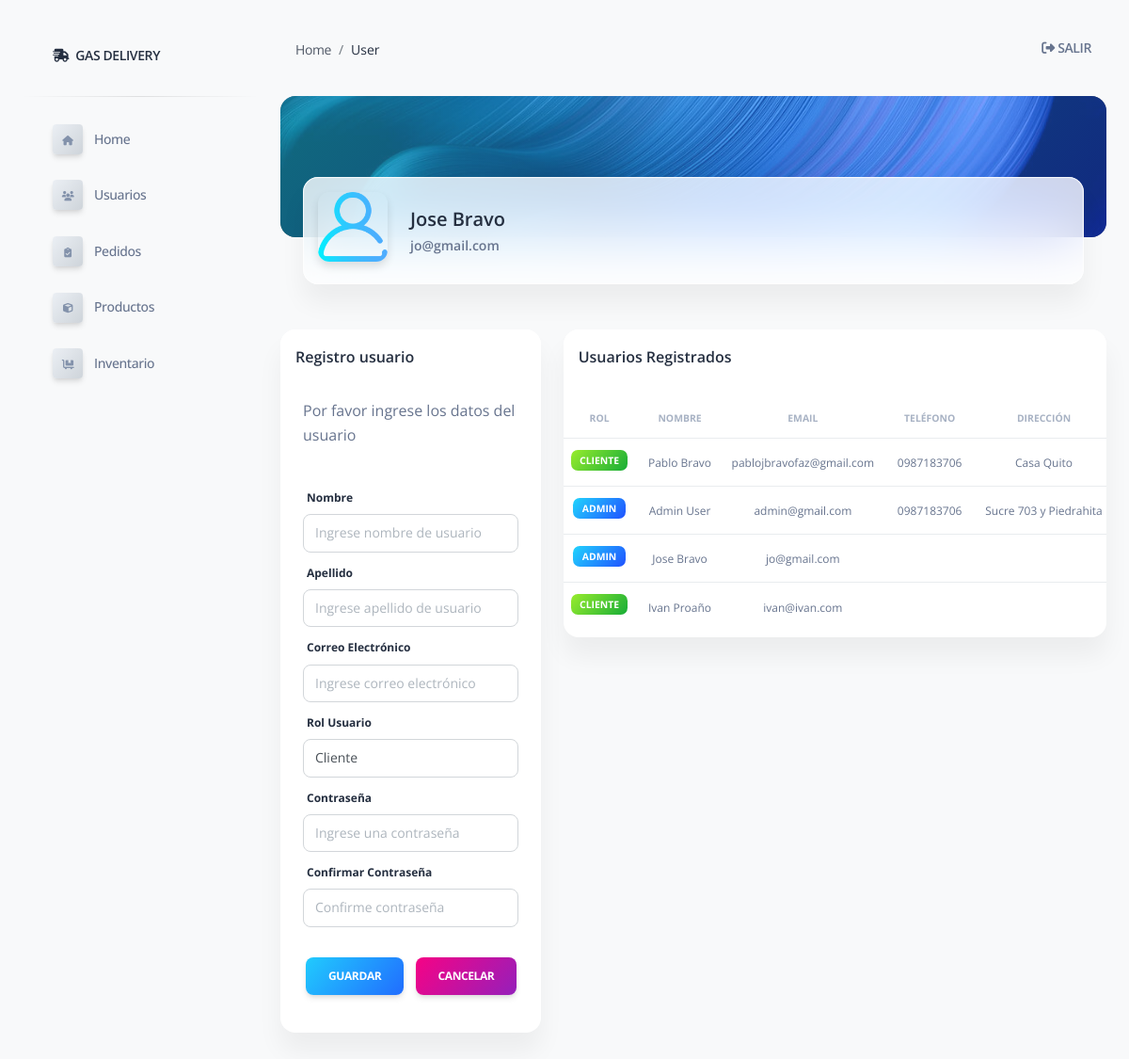
Before: /user/gestion_users (signed in) with the older database file.
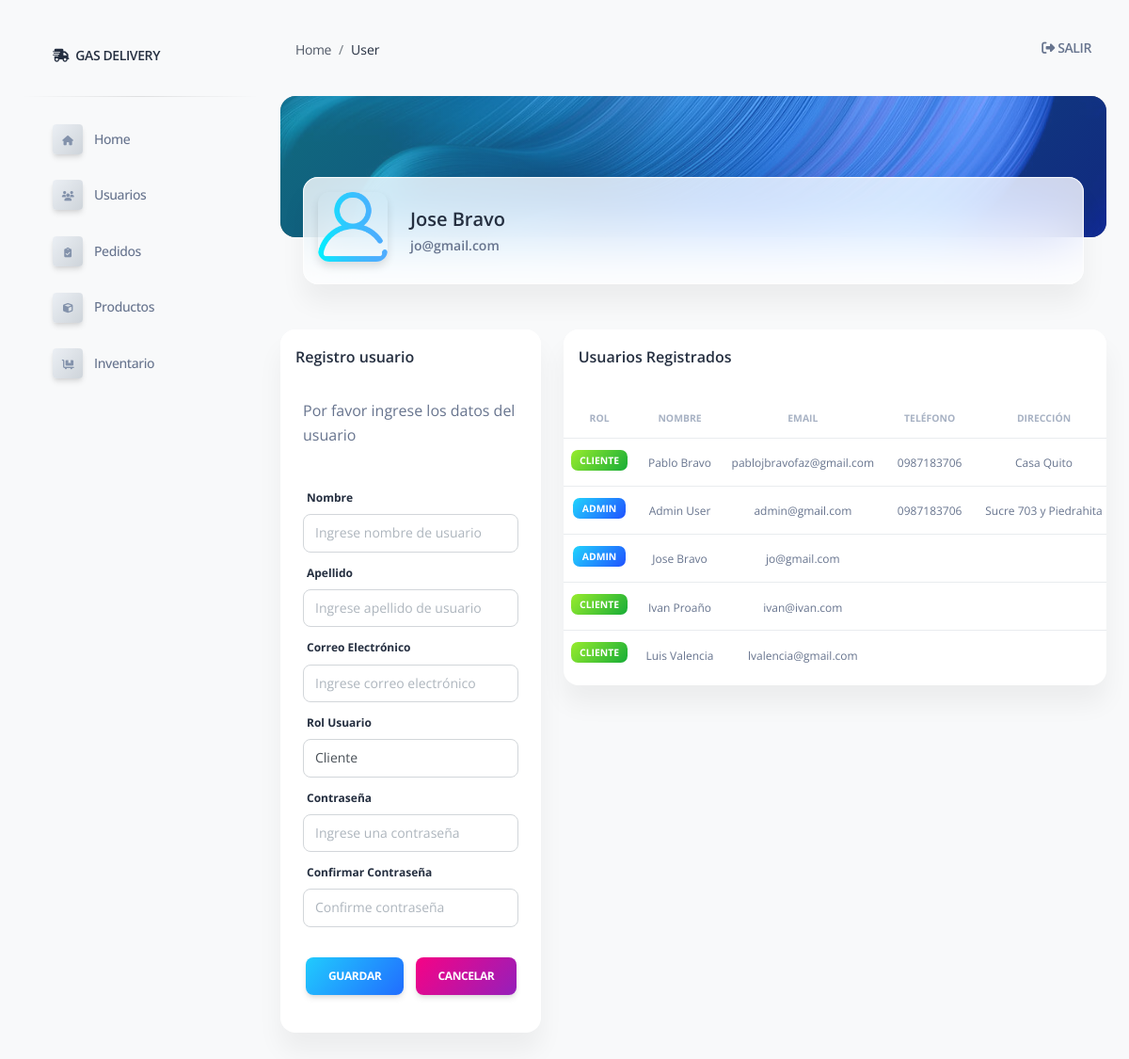
After: the same page with the newer database file.
### gasbravo/models.py (models this page shows)
class User (models.Model):
    first_name = models.CharField(max_length=50)
    last_name = models.CharField(max_length=55)
    email = models.CharField(max_length=55)
    password = models.CharField(max_length=55)
    user_rol = models.ForeignKey(Rol, related_name="user_rol", on_delete=models.CASCADE)
    created_at = models.DateField(auto_now_add=True)
    updated_at = models.DateField(auto_now=True)
    objects = UserManager()

class Rol (models.Model):
    ROLES = (
        ('Cliente', 'Cliente'),
        ('Admin', 'Admin'),
    )
    roles = models.CharField(max_length=50, choices = ROLES, null=True)

class Direccion (models.Model):
    nombre_dir = models.CharField(max_length=50)
    user_log = models.ForeignKey(User, related_name="user_log", on_delete=models.CASCADE)
    lat = models.CharField(max_length=50)
    long = models.CharField(max_length=50)
    celular =models.CharField(max_length=10)
    desc = models.TextField()
    created_at = models.DateField(auto_now_add=True)
    updated_at = models.DateField(auto_now=True)
    objects = DireccionManager()

### gasbravo/views.py (the view)
# urls.py: path('user/gestion_users',views.gest_users),
def gest_users(request):
    if 'logged_user' not in request.session:
        messages.error(request, "Please register or please log in first")
        return redirect('/')
    user_log = User.objects.get(id=request.session['logged_user'])
    context = {
        'logged_user' : User.objects.get(id=request.session['logged_user']),
        'google_api_key': settings.GOOGLE_API_KEY,
        'all_users' : User.objects.all(),
        'user_log': user_log,
        'allroles': Rol.objects.all(),
        'user_ses' : User.objects.filter(user_rol_id =request.session['logged_user'])
    }
    if user_log.user_rol.id == 2:
        return render(request, 'crearuser.html', context)
    if user_log.user_rol.id == 1:
        return render(request, 'mod_user.html', context)

### gasbravo/templates/crearuser.html (shortened to what the changed rows need)
{% extends 'layouts/base.html' %} {% block title %} Gestion Productos {% endblock title %}
{% block stylesheets %}{% endblock stylesheets %} {% block content %}
<div class="container-fluid">
    <div class="card card-body blur shadow-blur mx-4 mt-n6">
        <div class="row gx-4">
            <div class="col-auto my-auto">
                <div class="h-100">
                    <h5 class="mb-1">
                        {{logged_user.first_name}} {{logged_user.last_name}}
                    </h5>
                    <p class="mb-0 font-weight-bold text-sm">
                        {{logged_user.email}}
                    </p>
                </div>
            </div>
        </div>
    </div>
</div>
<div class="container-fluid py-4">
    <div class="row my-4">
        <div class="col-lg-8 col-md-6">
            <div class="card mb-2">
                <div class="card-body px-0 pb-2">
                    <div class="table-responsive">
                        <table class="table align-items-center mb-0">
                            <thead>
                                <tr>
                                    <th class="text-center text-uppercase text-secondary text-xxs font-weight-bolder opacity-7">Rol</th>
                                    <th class="text-center text-uppercase text-secondary text-xxs font-weight-bolder opacity-7">Nombre</th>
                                    <th class="text-center text-uppercase text-secondary text-xxs font-weight-bolder opacity-7">Email</th>
                                    <th class="text-center text-uppercase text-secondary text-xxs font-weight-bolder opacity-7">Teléfono</th>
                                    <th class="text-center text-uppercase text-secondary text-xxs font-weight-bolder opacity-7">Dirección</th>
                                </tr>
                            </thead>
                            <tbody>
                                {% for user in all_users%}
                                <tr>
                                    <td class="align-middle text-center text-sm">
                                        {% if user.user_rol.roles == "Cliente"%}
                                        <h6><span class="badge bg-gradient-success text-xxs">{{user.user_rol.roles}}</span></h6>
                                        {% else %}
                                        <h6><span class="badge bg-gradient-info text-xxs">{{user.user_rol.roles}}</span></h6>
                                        {% endif %}
                                    </td>
                                    <td class="align-middle text-center text-sm">
                                        <span class="text-xs ">{{user.first_name}} {{user.last_name}}</span>
                                    </td>
                                    <td class="align-middle text-center text-sm">
                                        <span class="text-xs "> {{user.email}} </span>
                                    </td>
                                    <td class="align-middle text-center text-sm">
                                        <span class="text-xs">{{user.user_log.first.celular}} </span>
                                    </td>
                                    <td class="align-middle text-center text-sm">
                                        <span class="text-xs">{{user.user_log.first.nombre_dir}} </span>
                                    </td>
                                </tr>
                                {% endfor %}
                            </tbody>
                        </table>
                    </div>
                </div>
            </div>
        </div>
    </div>
</div>
{% endblock content %}

Changed rows visible on the page:
added User: user_rol.roles "CLIENTE", first_name "Luis", last_name "Valencia", email "lvalencia@gmail.com"
